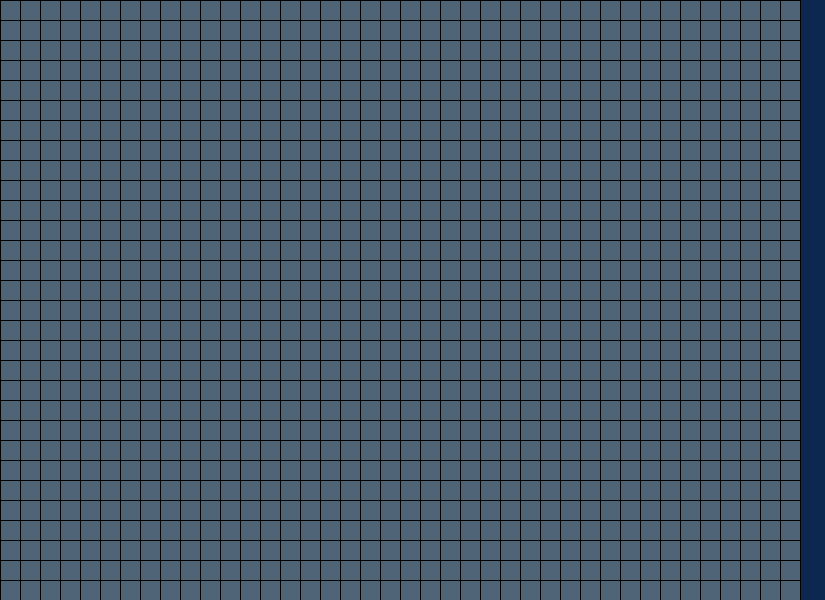
Frame 1 (no input)
Frame 60 (the mouse pressed at the canvas centre just before this capture): identical to frame 1, image omitted
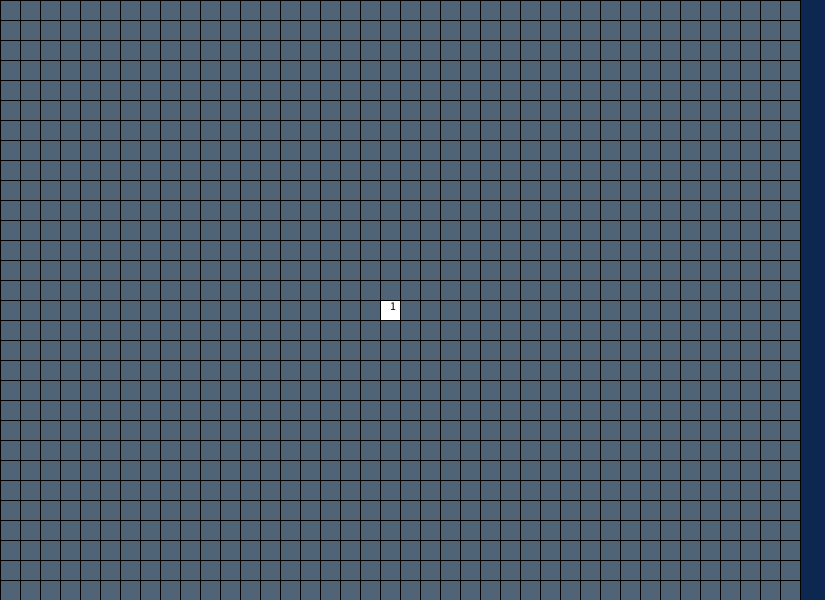
Frame 120 (the mouse held since frame 60 and released just before this capture)

The Processing sketch that drew these frames (run headless with seeded random() and noise(); from frame 60 on, the mouse is pressed at the canvas centre):

// Processing sketch: inClassMinesweeper
// ── inClassMinesweeper.pde
int numCols = 30;
int numRows = 40;

int cellW, cellH;

int[][] mineField = new int[numCols][numRows]; 

boolean[][] isRevealed = new boolean[numCols][numRows];

void setup() {
  size(825, 600);

  cellW = width/numRows;
  cellH = height/numCols;

  setupMineField( 20 );

  text("it's stupid how the font won't load", -10000, 10000);
}
void draw() {
  background(12, 40, 80);
  drawCells();
}
void drawCells() {
  for (int y = 0; y< numCols; y++) {
    for (int x = 0; x < numRows; x++) {
      if (isRevealed[y][x] == true) {
        if (mineField[y][x] >= 9 ) {
          fill(255, 0, 0);
          rect(x * cellW, y * cellH, cellW, cellH);
        } else if (mineField[y][x] != 0) {
          fill(255);
          rect(x * cellW, y * cellH, cellW, cellH);
          fill(0);
          text(mineField[y][x], x * cellW + cellW/2, y * cellH+cellH/2);
        }
      } else {
        fill(80, 100, 120);
        rect(x * cellW, y * cellH, cellW, cellH);
      }
    }
  }
}
void mousePressed() {
  println("omg mouse?");
  // setup something where you click one square
  //mouseX, mouseY

  int gridX = int( map( mouseX, 0, width, 0, numRows));
  int gridY = mouseY/cellH;
  println(gridX, gridY);
  // reveal that square
  isRevealed[gridY][gridX] = true;
  checkOpenSquaresAround(gridY, gridX);
}

void checkOpenSquaresAround(int y, int x) {
  if (mineField[y][x] == 0) {
    // if i reveal a zero 
    //then open cells around this cell
    openCell(y - 1, x);
    openCell(y - 1, x + 1);
    openCell(y + 0, x + 1);
    openCell(y + 1, x + 1);
    openCell(y + 1, x);
    openCell(y + 1, x - 1);
    openCell(y, x - 1);
    openCell(y - 1, x - 1);
  }
}
void openCell(int y, int x) {
  if (y < 0 || y >= numCols || x < 0 || x >= numRows) return;
  if (!isRevealed[y][x]) {
    isRevealed[y][x] = true;
    checkOpenSquaresAround(y, x);
  }
}

void setupMineField( int numMines ) {
  int[][] minePositions = new int[numMines][2]; 
  for (int i = 0; i<numMines; i++) {
    int[] pos = { int(random(numRows)), int(random(numCols)) };

    println(pos);
    minePositions[i] = pos;
  }
  for (int i = 0; i<numMines; i++) {
    // put mine into mineField
    int y = minePositions[i][1];
    int x = minePositions[i][0]; 
    mineField[ y ][ x ] = 9;
    // assign numbers based on mine positions
    addOneToCell(y - 1, x);
    addOneToCell(y - 1, x + 1);
    addOneToCell(y + 0, x + 1);
    addOneToCell(y + 1, x + 1);
    addOneToCell(y + 1, x);
    addOneToCell(y + 1, x - 1);
    addOneToCell(y, x - 1);
    addOneToCell(y - 1, x - 1);
  }
  println(mineField);
}
void addOneToCell(int y, int x) {
  if (y < 0 || y >= numCols || x < 0 || x >= numRows) return;
  mineField[y][x]++;
  /* if (y >= 0 && y < numCols && x >= 0 && x < numRows) {
   mineField[y][x]++;
   } */
}
